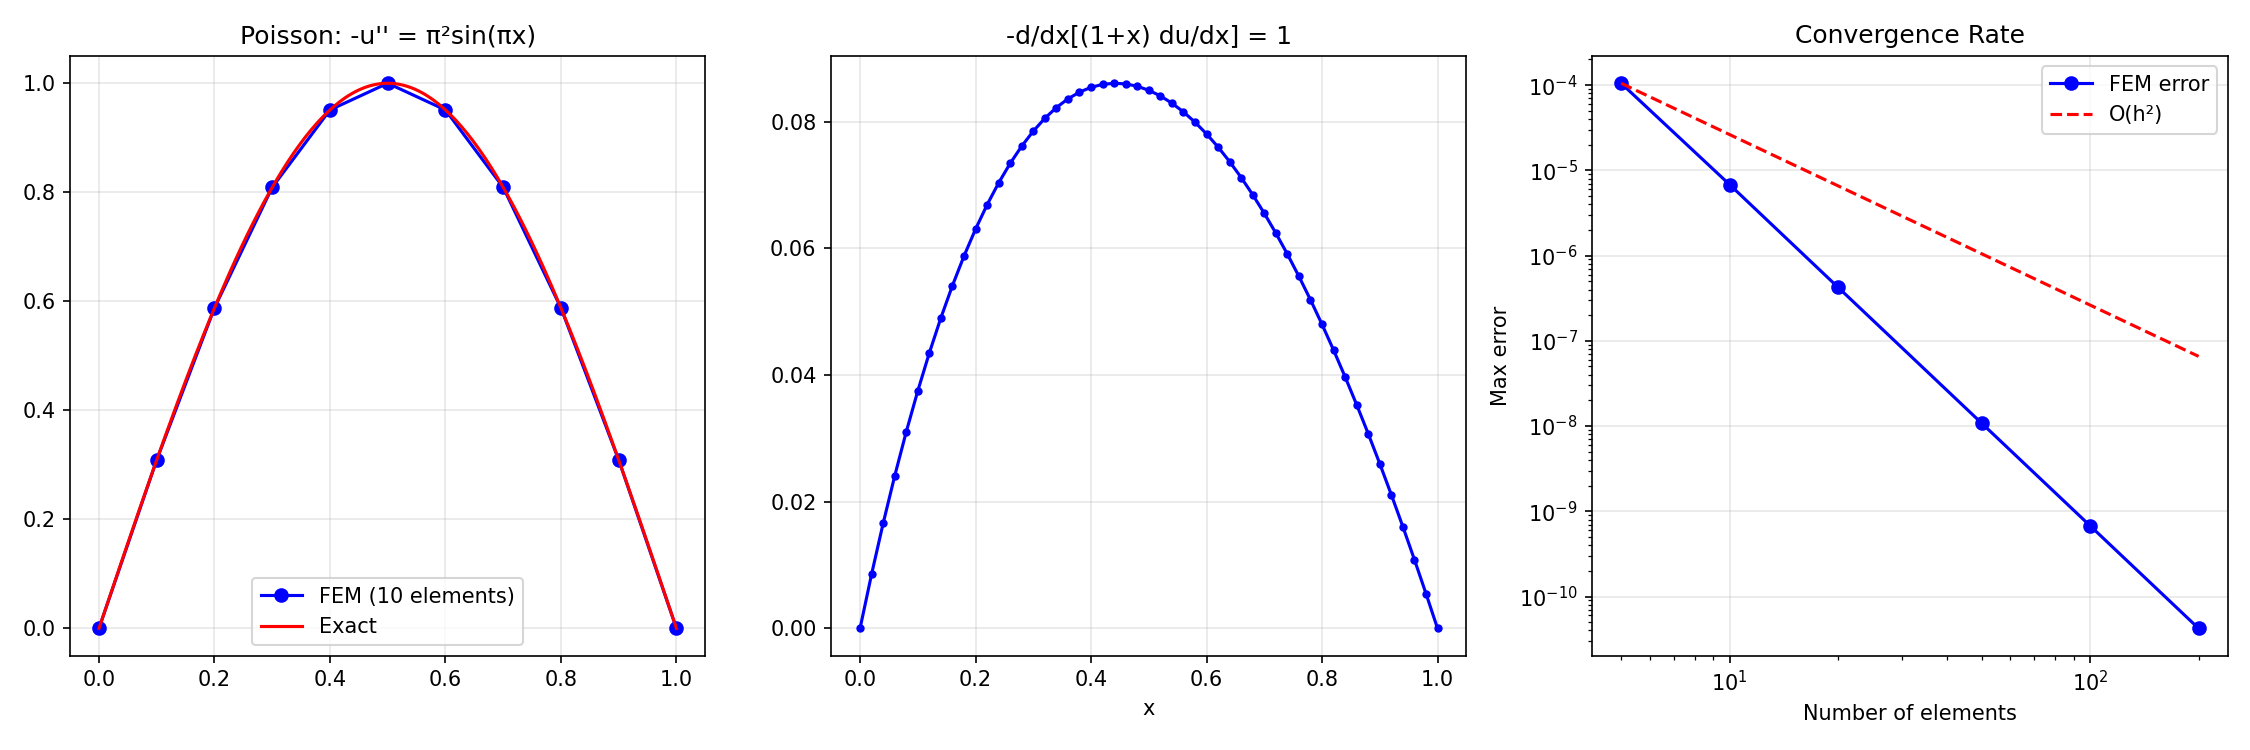

The Python source for this figure:
"""
Finite Element Method (FEM) — 1D
=================================
Solves boundary value problems using a weak (variational) formulation.

Core idea:
1. Multiply the PDE by a test function and integrate (weak form).
2. Approximate the solution as a sum of basis functions (hat functions).
3. Assemble a global stiffness matrix from element contributions.
4. Solve the resulting linear system.

Advantages over FDM:
- Handles irregular geometries naturally.
- Mathematically rigorous error bounds.
- Easily handles variable coefficients and mixed BCs.

Demo problem: -d/dx[p(x) du/dx] + q(x)u = f(x) on [a,b]
with Dirichlet BCs (can extend to Neumann).
"""

import numpy as np


def fem_1d(p_func, q_func, f_func, x_range, n_elements,
           bc_left=0.0, bc_right=0.0):
    """
    1D Finite Element Method using linear (hat) basis functions.
    
    Solves: -d/dx[p(x) du/dx] + q(x) u = f(x)
    with u(a) = bc_left, u(b) = bc_right.
    
    Parameters
    ----------
    p_func : callable – coefficient p(x) (e.g., thermal conductivity)
    q_func : callable – coefficient q(x) (e.g., reaction term)
    f_func : callable – source term f(x)
    x_range : tuple (a, b)
    n_elements : int – number of elements
    
    Returns
    -------
    x : ndarray – node positions
    u : ndarray – solution at nodes
    """
    a, b = x_range
    n_nodes = n_elements + 1
    x = np.linspace(a, b, n_nodes)
    h = np.diff(x)  # Element sizes

    # Global stiffness matrix K and load vector F
    K = np.zeros((n_nodes, n_nodes))
    F = np.zeros(n_nodes)

    # Gauss quadrature points for integration (2-point, exact for cubics)
    xi_gq = np.array([-1/np.sqrt(3), 1/np.sqrt(3)])  # Reference element [-1, 1]
    w_gq = np.array([1.0, 1.0])

    for e in range(n_elements):
        # Element nodes
        x1, x2 = x[e], x[e + 1]
        he = h[e]

        # Local stiffness and load
        K_local = np.zeros((2, 2))
        F_local = np.zeros(2)

        for gp in range(2):
            # Map from reference [-1,1] to physical [x1, x2]
            xi = xi_gq[gp]
            x_phys = 0.5 * (x1 + x2) + 0.5 * he * xi

            # Shape functions on reference element
            N1 = 0.5 * (1 - xi)
            N2 = 0.5 * (1 + xi)
            # Derivatives (dN/dx = dN/dξ * dξ/dx = dN/dξ * 2/h)
            dN1 = -1.0 / he
            dN2 = 1.0 / he

            # Evaluate coefficients at quadrature point
            p_val = p_func(x_phys)
            q_val = q_func(x_phys)
            f_val = f_func(x_phys)

            # Jacobian (dx/dξ = h/2)
            jac = he / 2.0

            # Element stiffness: ∫ [p dNi/dx dNj/dx + q Ni Nj] dx
            N = np.array([N1, N2])
            dN = np.array([dN1, dN2])

            K_local += (p_val * np.outer(dN, dN) + q_val * np.outer(N, N)) * jac * w_gq[gp]
            F_local += f_val * N * jac * w_gq[gp]

        # Assemble into global system
        dofs = [e, e + 1]
        for i_local in range(2):
            F[dofs[i_local]] += F_local[i_local]
            for j_local in range(2):
                K[dofs[i_local], dofs[j_local]] += K_local[i_local, j_local]

    # Apply Dirichlet BCs
    # Method: Set equation rows for boundary nodes to identity
    K[0, :] = 0;    K[0, 0] = 1;     F[0] = bc_left
    K[-1, :] = 0;   K[-1, -1] = 1;   F[-1] = bc_right

    # Solve
    u = np.linalg.solve(K, F)

    return x, u


# ============================================================
# Demo
# ============================================================
if __name__ == "__main__":
    print("=" * 60)
    print("FINITE ELEMENT METHOD (1D) DEMO")
    print("=" * 60)

    # --- Problem 1: Simple Poisson ---
    # -u'' = π²sin(πx), u(0)=0, u(1)=0
    # Exact: u(x) = sin(πx)
    # TO TEST: Vary number of elements (5, 10, 20, 50, 100), or change source f to x or exp(x).
    # Parameters: p(x)=1 (diffusion), q(x)=0 (reaction), f(x)=π²sin(πx) (source), domain [0,1].
    # Initial values: n_el=[5,10,20,50] in convergence study (should show O(h²) rate).
    # Observe: Error decreases quadratically with n_elements. Watch output for convergence rate.
    # Try: change f to lambda x: 1.0 (constant source) and manually verify analytical solution.
    print("\n--- Problem 1: -u'' = π²sin(πx) ---")
    p = lambda x: 1.0
    q = lambda x: 0.0
    f = lambda x: np.pi**2 * np.sin(np.pi * x)
    u_exact = lambda x: np.sin(np.pi * x)

    for n_el in [5, 10, 20, 50]:
        x, u = fem_1d(p, q, f, (0, 1), n_el)
        error = np.max(np.abs(u - u_exact(x)))
        print(f"  n_elements = {n_el:3d}  |  Max error = {error:.6e}")

    # --- Problem 2: Variable coefficient ---
    # -d/dx[(1+x) du/dx] = 1, u(0)=0, u(1)=0
    # TO TEST: Modify p(x) to different functions (x, sin(x), exp(x)), change source f, or add boundary values.
    # Parameters: p(x)=1+x (increasing diffusion), q(x)=0, f(x)=1 (constant RHS), n_elements=50.
    # Initial values: p(x) varies from 1 to 2 over [0,1] → solution is asymmetric.
    # Observe: Solution at midpoint u(0.5). FEM handles variable coefficients systematically.
    # Try: p(x)=exp(x) for exponentially varying diffusion, or add q(x)=x for reaction term.
    print("\n--- Problem 2: -d/dx[(1+x) du/dx] = 1 ---")
    p2 = lambda x: 1.0 + x
    q2 = lambda x: 0.0
    f2 = lambda x: 1.0
    # Exact: u = -x + ln(1+x)/ln(2)  ...approximately
    x2, u2 = fem_1d(p2, q2, f2, (0, 1), 50)
    print(f"  Solution at midpoint: u(0.5) = {u2[25]:.6f}")

    # --- Problem 3: Reaction-diffusion ---
    # -u'' + u = x, u(0)=0, u(1)=0
    # TO TEST: Modify reaction coefficient q(x) (0.1, 1.0, 10.0), change f to sin(x) or exp(x), vary n_elements.
    # Parameters: p(x)=1 (diffusion), q(x)=1 (reaction), f(x)=x (linear source), n_elements=50.
    # Initial values: q=1 is moderate reaction. Larger q → solution becomes smoother and smaller in magnitude.
    # Observe: Solution behavior. With q=0 → standard Poisson. With large q → reaction dominates.
    # Try: q=10, see how u(0.5) changes (should decrease). Or f=sin(x) for oscillatory forcing.
    print("\n--- Problem 3: -u'' + u = x (reaction-diffusion) ---")
    p3 = lambda x: 1.0
    q3 = lambda x: 1.0
    f3 = lambda x: x
    x3, u3 = fem_1d(p3, q3, f3, (0, 1), 50)
    print(f"  Solution at midpoint: u(0.5) = {u3[25]:.6f}")

    # Plot
    try:
        import matplotlib.pyplot as plt
        fig, axes = plt.subplots(1, 3, figsize=(15, 5))

        # Problem 1
        x, u = fem_1d(p, q, f, (0, 1), 10)
        axes[0].plot(x, u, 'bo-', markersize=6, label='FEM (10 elements)')
        x_fine = np.linspace(0, 1, 200)
        axes[0].plot(x_fine, u_exact(x_fine), 'r-', label='Exact')
        axes[0].set_title("Poisson: -u'' = π²sin(πx)")
        axes[0].legend()
        axes[0].grid(True, alpha=0.3)

        # Problem 2
        axes[1].plot(x2, u2, 'b-o', markersize=3)
        axes[1].set_title("-d/dx[(1+x) du/dx] = 1")
        axes[1].set_xlabel('x')
        axes[1].grid(True, alpha=0.3)

        # Convergence study
        errors = []
        ns = [5, 10, 20, 50, 100, 200]
        for n_el in ns:
            x, u = fem_1d(p, q, f, (0, 1), n_el)
            errors.append(np.max(np.abs(u - u_exact(x))))
        axes[2].loglog(ns, errors, 'bo-', label='FEM error')
        axes[2].loglog(ns, [errors[0] * (ns[0]/n)**2 for n in ns], 'r--', label='O(h²)')
        axes[2].set_xlabel('Number of elements')
        axes[2].set_ylabel('Max error')
        axes[2].set_title('Convergence Rate')
        axes[2].legend()
        axes[2].grid(True, alpha=0.3)

        plt.tight_layout()
        plt.savefig("finite_element_method.png", dpi=150)
        plt.show()
    except ImportError:
        print("(matplotlib not available)")
